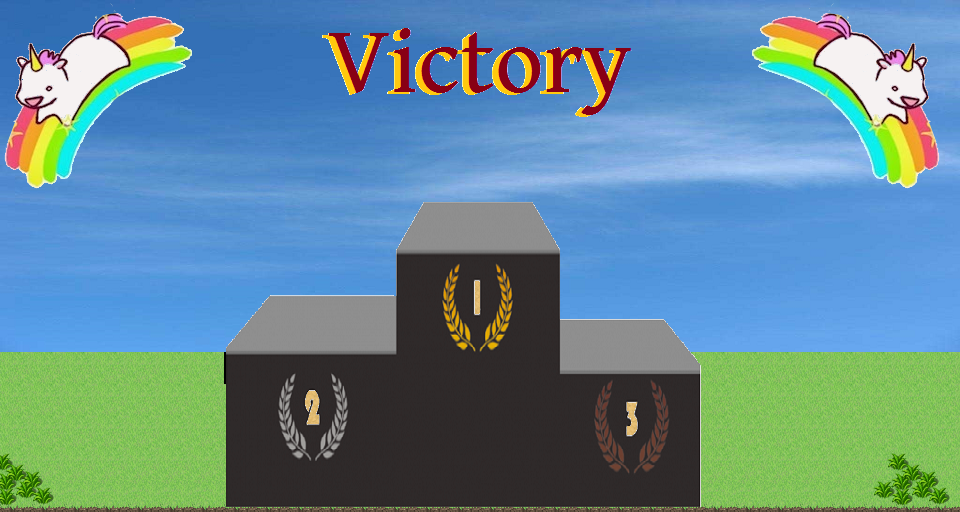

A 2D game scene composited from a Tiled map and its tileset images. What follows is a short description and the map's XML, with each tile layer's data collapsed to a summary:
An orthogonal 30x16 tile map with 32x32 px tiles, 2 tile layers (sol, podium), 6 tilesets, 1 image layer and 1 object (player_victory).

<map version="1.0" orientation="orthogonal" renderorder="right-down" width="30" height="16" tilewidth="32" tileheight="32" nextobjectid="4">
 <tileset firstgid="1" name="Podium" tilewidth="32" tileheight="32" tilecount="150" columns="15">
  <image source="../img/Podium.png" trans="ffffff" width="480" height="320" />
 </tileset>
 <tileset firstgid="151" name="villagedpart" tilewidth="32" tileheight="32" tilecount="1024" columns="8">
  <image source="../img/villagedpart.png" trans="ffffff" width="256" height="4096" />
 </tileset>
 <tileset firstgid="1175" name="sol" tilewidth="32" tileheight="32" tilecount="192" columns="16">
  <image source="../img/sol.png" trans="ffffff" width="512" height="384" />
 </tileset>
 <tileset firstgid="1367" name="poney" tilewidth="32" tileheight="32" tilecount="49" columns="7">
  <image source="../img/poney.png" trans="ffffff" width="240" height="240" />
 </tileset>
 <tileset firstgid="1416" name="poney1" tilewidth="32" tileheight="32" tilecount="49" columns="7">
  <image source="../img/poney1.png" trans="ffffff" width="240" height="240" />
 </tileset>
 <tileset firstgid="1465" name="victory" tilewidth="32" tileheight="32" tilecount="60" columns="15">
  <image source="../img/victory.png" width="480" height="128" />
 </tileset>
 <imagelayer name="cielvictory">
  <image source="../img/ciel_victory.png" />
  <properties>
   <property name="ratio" value="0.15" />
  </properties>
 </imagelayer>
 <layer name="sol" width="30" height="16">
  <data>[480 cells, 130 non-empty, 6 distinct tile ids]</data>
 </layer>
 <layer name="podium" width="30" height="16">
  <data>[480 cells, 255 non-empty, 250 distinct tile ids]</data>
 </layer>
 <objectgroup name="player_victory">
  <object id="1" name="player_victory" x="465" y="159" width="32" height="64">
   <properties>
    <property name="framewidth" value="32" />
    <property name="image" value="perso_victory" />
   </properties>
  </object>
 </objectgroup>
</map>
